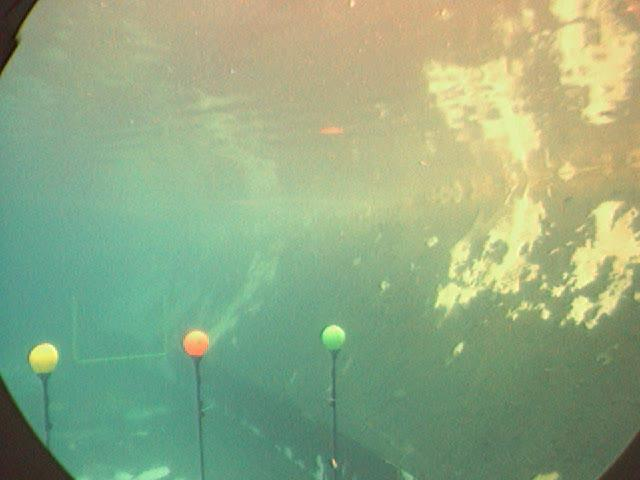
#> input picture Images/TestSet/Frames/004.jpg, 640 x 480 px; its folder holds only this picture in this run
$ python Segmentation_3D_GMM.py
#> lines starting #> are read from the running program, lines starting #| are printed output that depends on the picture; after the words box and inside, x2 and y2 are one past the last pixel; in counts of white or black regions, pixels touching at a corner belong together
import cv2
import numpy as np
import glob
from scipy.stats import multivariate_normal
import copy

def getEllipse(mask):
    processed = mask.astype(np.uint8)
    processed = cv2.blur(processed, (5, 5))
    ret, thresh = cv2.threshold(processed, 50, 255, cv2.THRESH_BINARY)
    contours, hierarchy = cv2.findContours(thresh, cv2.RETR_TREE, cv2.CHAIN_APPROX_SIMPLE)
    ellipses = []
    for cnt in contours:
        if cv2.contourArea(cnt) > 250 and cv2.contourArea(cnt) < 4000:
            ellipses.append( cv2.fitEllipse(cnt))
    outEllipse = []
    for ell in ellipses:
        (x,y),(MA,ma),angle = ell
        if abs(MA/ma-1) <0.3:
            outEllipse.append(ell)
    return outEllipse

def filterHighestPDF(prob,threshold):
    p = prob.reshape((prob.shape[0]*prob.shape[1],prob.shape[2]))
    q = np.multiply(p,p>threshold)
    b = np.multiply(q>0, np.equal(q, np.max(q, axis=-1, keepdims = True)))*255
    c = b.reshape((prob.shape[0],prob.shape[1],prob.shape[2]))
#    cv2.imshow("test",c)
    return c

testFrames = "Images/TestSet/Frames"
for file in glob.glob(f"{testFrames}/*.jpg"):
    inputImage = cv2.imread(file)
#> inputImage is the input picture: shape (480, 640, 3); mean B, G, R 130.6, 169.4, 145.5
    frame = np.zeros((inputImage.shape[0], inputImage.shape[1],3))
    frame[:,:,0] = inputImage[:,:,0]
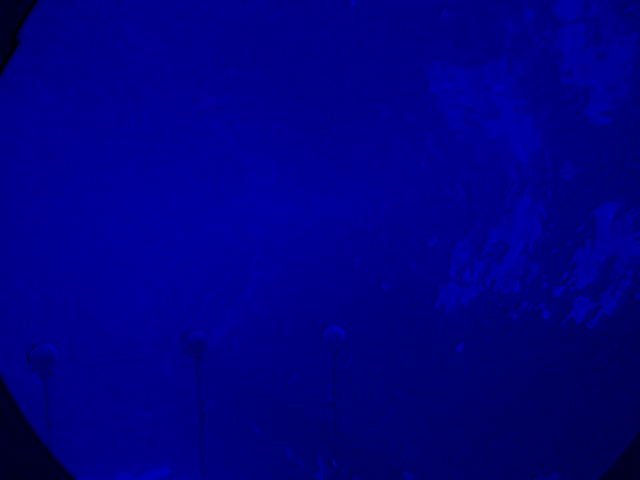
#> frame: shape (480, 640, 3) float64; mean B, G, R 130.6, 0, 0
    frame[:,:,1] = inputImage[:,:,1]
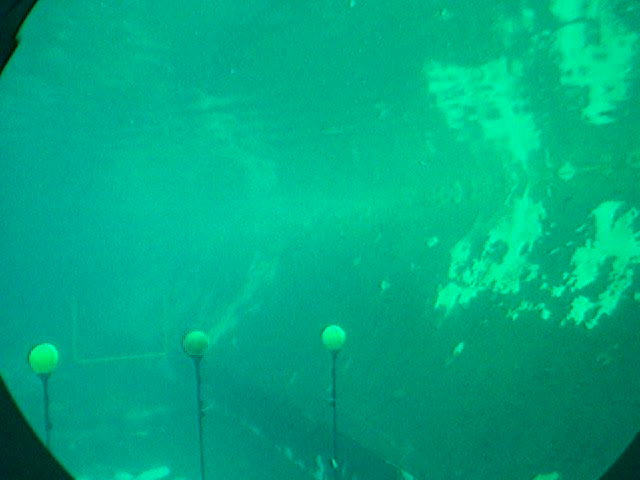
#> frame: shape (480, 640, 3) float64; mean B, G, R 130.6, 169.4, 0
    frame[:,:,2] = inputImage[:,:,2]
    ## Order of Probabilities - green, red

    # For redBuoy1
    mean = np.array([ 81.79013503 , 141.08707121 , 253.25509747])
    cov = np.array([[256.35623751, 240.03100862,  -6.07034588],
       [240.03100862, 345.82123082, -11.25744928],
       [ -6.07034588, -11.25744928,   3.55587709]])
    ProbRB1 = multivariate_normal.pdf(frame, mean, cov)

    # For redBuoy2
    mean = np.array( [127.82256059 , 181.07202587 , 227.562899  ])
    cov = np.array([[ 807.28375841,  955.03284211,  -53.89916286],
       [ 955.03284211, 1322.46673621,   70.550918  ],
       [ -53.89916286,   70.550918  ,  483.35601928]])
    ProbRB2 = multivariate_normal.pdf(frame, mean, cov)

    # For redBuoy3
    mean = np.array( [118.93331116 , 203.23501071 , 239.5673932 ])
    cov = np.array([[ 483.64111335,  544.66624877, -144.76307453],
       [ 544.66624877,  745.64837677, -192.50690473],
       [-144.76307453, -192.50690473,   65.81344721]])
    ProbRB3 = multivariate_normal.pdf(frame, mean, cov)

    ProbRB = ProbRB1 + ProbRB2 + ProbRB3

    # For Green1
    mean = np.array([112.05003011 , 183.18656764 , 103.53271839])
    cov = np.array([[ 98.18729895, 128.48175019, 111.23031125],
       [128.48175019, 372.47086917, 237.17047113],
       [111.23031125, 237.17047113, 230.78640153]])
    ProbGB1 = multivariate_normal.pdf(frame, mean, cov)

    # For Green2
    mean = np.array([125.22320558 , 229.46544678 , 142.17248589])
    cov = np.array([[ 83.42004155, 109.12603316, 133.04099339],
       [109.12603316, 181.75339967, 209.44426981],
       [133.04099339, 209.44426981, 280.21373779]])
    ProbGB2 = multivariate_normal.pdf(frame, mean, cov)

    # For Green3
    mean = np.array([150.32076907 , 239.42616469 , 187.56685088])
    cov = np.array([[296.42463121, 109.06686387, 351.389052  ],
       [109.06686387, 138.29429843, 172.87515629],
       [351.389052  , 172.87515629, 653.94501523]])
    ProbGB3 = multivariate_normal.pdf(frame, mean, cov)

    ProbGB = ProbGB1 + ProbGB2 + ProbGB3

    # For yellowBuoy
    mean =  np.array([ 91.80577429 , 212.23157274 , 222.79794267])
    cov =np.array([[ 284.07052052,  100.38774394, -131.8461949 ],
       [ 100.38774394,  153.70950183,  110.31242709],
       [-131.8461949 ,  110.31242709,  354.51441495]])
    ProbYB = multivariate_normal.pdf(frame, mean, cov)


    # For Water1
    mean =  np.array([142.28733829 , 235.29220448 , 230.60909523])
    cov =np. array([[648.07214716,  -8.60508211, -32.46272246],
       [ -8.60508211,  41.25878113,  -9.85558692],
       [-32.46272246,  -9.85558692,  13.38085394]])
    ProbW1 = multivariate_normal.pdf(frame, mean, cov)

    # For Water2
    mean =  np.array([143.75613352 , 202.77981091 , 214.89774888])
    cov =np.array([[188.63396806, 266.05922201, 166.15702846],
       [266.05922201, 618.65997712, 483.76021496],
       [166.15702846, 483.76021496, 553.23286015]])
    ProbW2 = multivariate_normal.pdf(frame, mean, cov)

    # For Water3
    mean =  np.array([149.97339502 , 221.07885129 , 229.05863034])
    cov =np.array([[ 93.96794414, 101.92016779,  41.46286958],
       [101.92016779, 153.63250224,  53.94860116],
       [ 41.46286958,  53.94860116,  76.79155759]])
    ProbW3 = multivariate_normal.pdf(frame, mean, cov)

# =============================================================================
#     # best results with Add
#     ProbRB_final = ProbRB[:,:,0]+ProbRB[:,:,1]
#     ProbGB_final = ProbGB[:,:,0]+ProbGB[:,:,1]
#     ProbYB_final = ProbYB[:,:,0]+ProbYB[:,:,1]
# =============================================================================

    prob = np.zeros((frame.shape[0], frame.shape[1],4))

    prob[:,:,0] = ProbRB
    prob[:,:,1] = ProbGB
    prob[:,:,2] = ProbYB
#    prob[:,:,3] = ProbW1
#    prob[:,:,4] = ProbW2
    prob[:,:,3] = ProbW3*0.99


    # best results with Multiply
    rgy = filterHighestPDF(prob,1e-15) #-15
#> in filterHighestPDF, `c = b.reshape((prob.shape[0],prob.shape[1],prob.shape[2]))`:
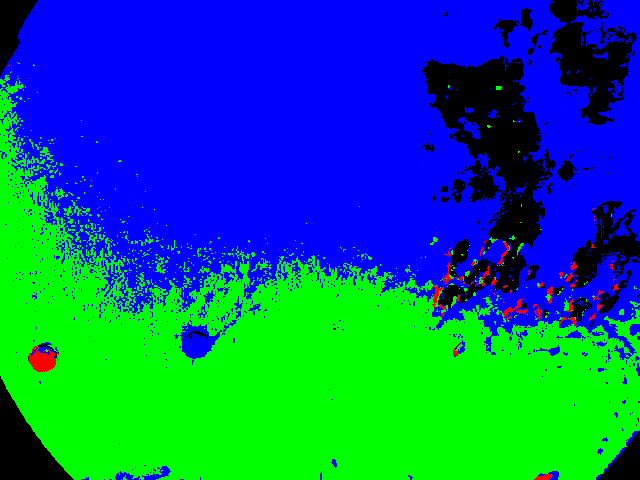
#> c: shape (480, 640, 4) int64; mean of channels 0, 1, 2, 3 128.2, 99.4, 1.4, 21.1; drawn as B, G, R


    redBuoySegement = cv2.bitwise_and(inputImage,inputImage,mask = rgy[:,:,0].astype(np.int8))
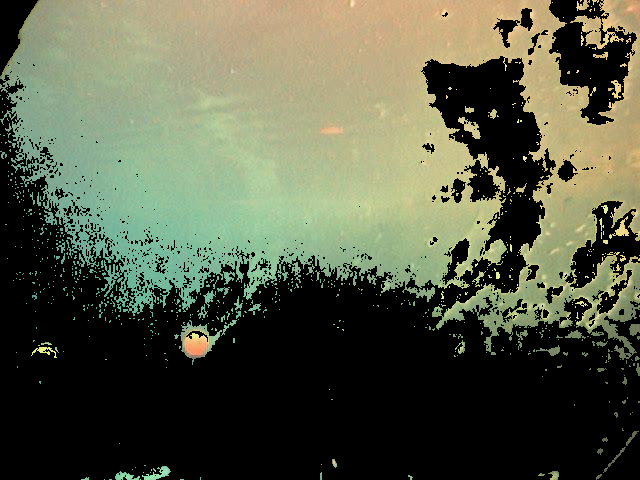
#> redBuoySegement: shape (480, 640, 3); mean B, G, R 69.8, 90.9, 85.9
    greenBuoySegment = cv2.bitwise_and(inputImage,inputImage,mask = rgy[:,:,1].astype(np.int8))
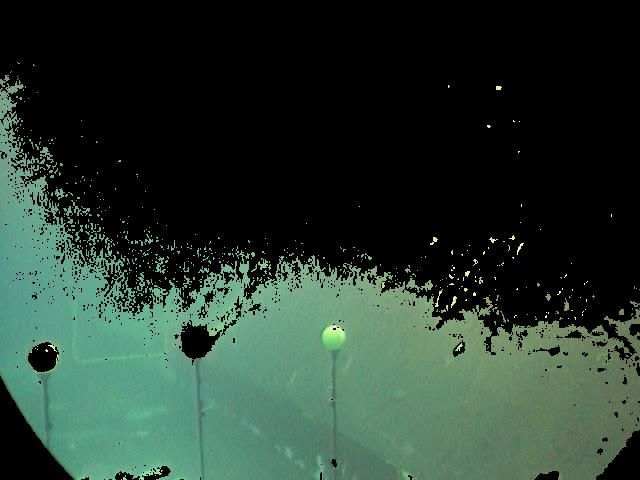
#> greenBuoySegment: shape (480, 640, 3); mean B, G, R 47.1, 58.3, 38.8
    yellowBuoySegment = cv2.bitwise_and(inputImage,inputImage,mask = rgy[:,:,2].astype(np.int8))

    W3Segment = cv2.bitwise_and(inputImage,inputImage,mask = rgy[:,:,3].astype(np.int8))

    # display segmented parts
#    cv2.imshow("redBw",redBuoySegement)
#    cv2.imshow("greenBw",greenBuoySegment)
#    cv2.imshow("YelowBw",yellowBuoySegment)
#
#    cv2.imshow("W3",W3Segment)

    # uncomment to display water mask
#    waterMask = cv2.add(rgy[:,:,5].astype(np.int8),
#                        rgy[:,:,3].astype(np.int8))
    waterMask = rgy[:,:,3].astype(np.int8)
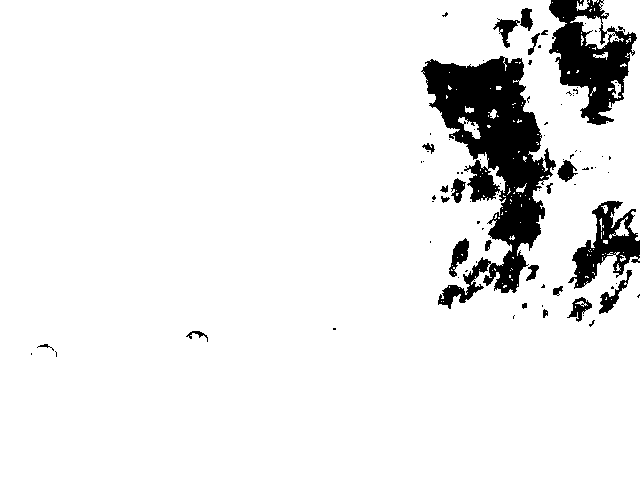
#> waterMask: shape (480, 640) int8; values -1 (black) and 0 (white), 91.7% white; 88 black regions (65 under 20 px), largest, box (x1, y1, x2, y2) and area: (421, 56, 556, 309) 14326, (549, 0, 637, 125) 5500, (568, 201, 640, 289) 2663
#    waterMask = cv2.add(waterMask,rgy[:,:,4].astype(np.int8))
    waterMask = cv2.bitwise_not(waterMask)
    waterRemoved = cv2.bitwise_and(inputImage,inputImage,mask = waterMask)

#    cv2.imshow("WaterRemove",waterRemoved)

    # For redBuoy1
    mean = np.array([127.82256002 , 181.07202472 , 227.56289837])
    cov = np.array([[ 807.28375488,  955.03283225,  -53.899162  ],
       [ 955.03283225, 1322.46671736,   70.55092402],
       [ -53.899162  ,   70.55092402,  483.35604698]])
    ProbRB1 = multivariate_normal.pdf(waterRemoved, mean, cov)

    # For redBuoy2
    mean = np.array( [118.93331162 , 203.23501096 , 239.56739312])
    cov = np.array([[ 483.64112128,  544.66625081, -144.76307495],
       [ 544.66625081,  745.64837658, -192.5069043 ],
       [-144.76307495, -192.5069043 ,   65.81344725]])
    ProbRB2 = multivariate_normal.pdf(waterRemoved, mean, cov)

    # For redBuoy3
    mean = np.array([ 81.79013503 , 141.08707128 , 253.25509746])
    cov = np.array([[256.35623706, 240.03100881,  -6.07034587],
       [240.03100881, 345.82123242, -11.25744938],
       [ -6.07034587, -11.25744938,   3.5558771 ]])
    ProbRB3 = multivariate_normal.pdf(waterRemoved, mean, cov)

    PiRb = np.array([0.15828874, 0.38113269, 0.44139788])
    ProbRB = PiRb[0]*ProbRB1 + PiRb[1]*ProbRB2 + PiRb[2]*ProbRB3

    # For Green1
    mean = np.array([110.15586103 , 177.988079  ,  97.8360865 ])
    cov = np.array([[ 82.84302567, 106.35540435,  74.22384909],
       [106.35540435, 306.33086617, 154.3897207 ],
       [ 74.22384909, 154.3897207 , 118.64202382]])
    ProbGB1 = multivariate_normal.pdf(waterRemoved, mean, cov)

    # For Green2
    mean = np.array([124.00448114 , 217.39861905 , 136.44552769])
    cov = np.array([[135.27527716, 132.43005772, 186.54968698],
       [132.43005772, 361.10595221, 281.7120668 ],
       [186.54968698, 281.7120668 , 375.55342302]])
    ProbGB2 = multivariate_normal.pdf(waterRemoved, mean, cov)

    # For Green3
    mean = np.array( [152.97075593 , 244.63284543 , 194.2491698 ])
    cov = np.array([[269.37418864,  37.51788466, 286.85356749],
       [ 37.51788466,  38.57928137,  14.06820397],
       [286.85356749,  14.06820397, 491.56890665]])
    ProbGB3 = multivariate_normal.pdf(waterRemoved, mean, cov)

    PiGb = np.array([0.39978126, 0.38033716, 0.19886462])

    ProbGB = PiGb[0]*ProbGB1 + PiGb[1]*ProbGB2 + PiGb[2]*ProbGB3

    # For yellowBuoy1
    mean =  np.array([126.26019818 , 220.53188657 , 213.64088776])
    cov =np.array([[1309.02563182,  591.15305563,  206.03327097],
       [ 591.15305563,  456.16428276,  381.7748615 ],
       [ 206.03327097,  381.7748615 ,  656.20874119]])
    ProbYB1 = multivariate_normal.pdf(waterRemoved, mean, cov)

    # For yellowBuoy
    mean =  np.array([ 90.76317111 , 227.60531524 , 235.55071628])
    cov = np.array([[151.98932227,  97.19298225, -25.9326655 ],
       [ 97.19298225, 129.34471901, -25.94483159],
       [-25.9326655 , -25.94483159,  14.05785197]])
    ProbYB2 = multivariate_normal.pdf(waterRemoved, mean, cov)

    # For yellowBuoy
    mean =  np.array([142.1653417 , 239.86748964 , 228.92643902])
    cov =np.array([[743.10072833, -40.75966386, -33.70196675],
       [-40.75966386,   4.84762787,   1.89397787],
       [-33.70196675,   1.89397787,   7.39462613]])
    ProbYB3 = multivariate_normal.pdf(waterRemoved, mean, cov)

    PiYb = np.array([0.26255614, 0.2175131 , 0.50246477])

    ProbYB = PiYb[0]*ProbYB1 + PiYb[1]*ProbYB2 + PiYb[2]*ProbYB3

    prob = np.zeros((frame.shape[0], frame.shape[1],3))

    prob[:,:,0] = ProbRB
#> prob: shape (480, 640, 3) float64
    prob[:,:,1] = ProbGB
    prob[:,:,2] = ProbYB

    rgy2 = filterHighestPDF(prob,1e-6) #-20

    redBuoySegement = cv2.bitwise_and(inputImage,inputImage,mask = rgy2[:,:,0].astype(np.int8))
    greenBuoySegment = cv2.bitwise_and(inputImage,inputImage,mask = rgy2[:,:,1].astype(np.int8))
    yellowBuoySegment = cv2.bitwise_and(inputImage,inputImage,mask = rgy2[:,:,2].astype(np.int8))


    # uncomment to display segements
#    cv2.imshow("redBw",redBuoySegement)
#    cv2.imshow("greenBw",greenBuoySegment)
#    cv2.imshow("YelowBw",yellowBuoySegment)

    ellipseR = getEllipse(rgy2[:,:,0].astype(np.uint8))
#> in getEllipse, `processed = mask.astype(np.uint8)`:
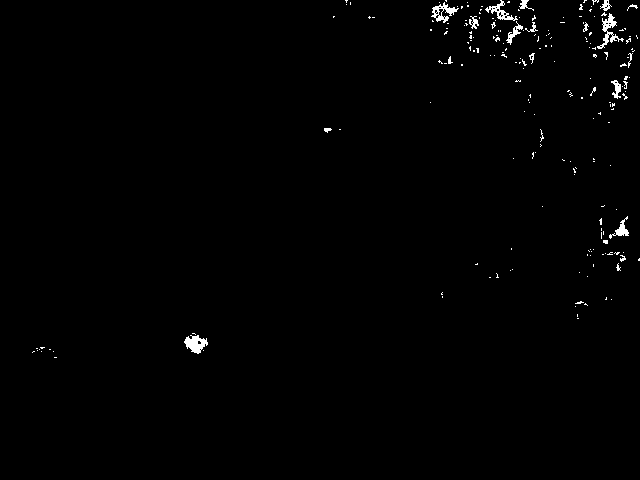
#> processed: shape (480, 640); 0.83% white; 204 white regions (186 under 20 px)
#> in getEllipse, `contours, hierarchy = cv2.findContours(thresh, cv2.RETR_TREE, cv2.CHAI..`: contours = 59 contours, 31 with area under 20; largest, box (x1, y1, x2, y2) and area: (484, 0, 538, 45) 636, (593, 0, 632, 51) 610, (431, 0, 464, 24) 396, (183, 333, 209, 355) 358, (611, 75, 629, 100) 264
#> the loop in getEllipse, `for cnt in contours:` made 59 passes
#> cnt on passes 1, 4, 6, 9, 15, 19, 24, 36, 42, 46, 47, 48: [[35, 349], [35, 350]], [[576, 316], [579, 316]], [[440, 294], [440, 295], [443, 295], [443, 294]], [[589, 253]], [[592, 159], [592, 160], [595, 160], [595, 159]], [[598, 112], [598, 114], [600, 114], [600, 112]], [[516, 79], [516, 82], [519, 82], [519, 79]], [[585, 39], [587, 39]], [[562, 20], [562, 24]], [[478, 11], [481, 11]], [[589, 8], [589, 11], [591, 11], [591, 8]], [[480, 8], [482, 8]]
#> after the loop in getEllipse, `for cnt in contours:`: ellipses = [((195.5, 343.3), (19.73, 24.46), 102.7), ((618.2, 231.6), (17.11, 33.91), 46.31), ((619.4, 87.48), (17.12, 24.92), 7.47), ((609.3, 28.35), (37.96, 45.2), 9.5), ((509.9, 20.66), (36.93, 50.01), 98.46), ((443.8, 11.6), (19.62, 32.67), 76.2)]
#> the loop in getEllipse, `for ell in ellipses:` made 6 passes
#> (x, y, MA, ma, angle) on passes 1 to 6: (195.5, 343.3, 19.73, 24.46, 102.7), (618.2, 231.6, 17.11, 33.91, 46.31), (619.4, 87.48, 17.12, 24.92, 7.47), (609.3, 28.35, 37.96, 45.2, 9.5), (509.9, 20.66, 36.93, 50.01, 98.46), (443.8, 11.6, 19.62, 32.67, 76.2)
#> after the loop in getEllipse, `for ell in ellipses:`: outEllipse = [((195.5, 343.3), (19.73, 24.46), 102.7), ((609.3, 28.35), (37.96, 45.2), 9.5), ((509.9, 20.66), (36.93, 50.01), 98.46)]
#> ellipseR has the same summary as outEllipse in getEllipse
    imageInputCp = copy.deepcopy(inputImage)
    for ell in ellipseR:
        cv2.ellipse(imageInputCp,ell,(0,0,255),5)
#> this loop made 3 passes

    ellipseG = getEllipse(rgy2[:,:,1].astype(np.uint8))
#> in getEllipse (call 2), `contours, hierarchy = cv2.findContours(thresh, cv2.RETR_TREE, cv2.CHAI..`: contours = 25 contours, 21 with area under 20; largest, box (x1, y1, x2, y2) and area: (317, 322, 347, 353) 622, (58, 458, 79, 480) 69, (450, 297, 457, 306) 30, (364, 404, 369, 412) 26
#> the loop in getEllipse (call 2), `for cnt in contours:` made 25 passes
#> cnt on passes 1, 5, 6, 7, 10, 19, 20: [[313, 479], [316, 479]], [[40, 436], [40, 437], [41, 437], [41, 436]], [[353, 429], [353, 431], [355, 431], [355, 429]], [[352, 412], [352, 415], [355, 415], [355, 412]], [[17, 402], [17, 403], [18, 403], [18, 402]], [[438, 292], [438, 294], [441, 294], [441, 292]], [[464, 288], [464, 291], [467, 291], [467, 288]]
#> the loop in getEllipse (call 2), `for ell in ellipses:` made 1 pass
#> (x, y, MA, ma, angle) on pass 1: (330.9, 337.9, 25.72, 31.56, 144.1)
#> ellipseG = [((330.9, 337.9), (25.72, 31.56), 144.1)]
    for ell in ellipseG:
        cv2.ellipse(imageInputCp,ell,(0,255,0),5)
#> this loop made 1 pass

    ellipseY = getEllipse(rgy2[:,:,2].astype(np.uint8))
#> in getEllipse (call 3), `contours, hierarchy = cv2.findContours(thresh, cv2.RETR_TREE, cv2.CHAI..`: contours = 28 contours, 12 with area under 20; largest, box (x1, y1, x2, y2) and area: (28, 345, 58, 369) 467, (447, 270, 468, 281) 82, (436, 286, 446, 301) 74, (472, 276, 485, 287) 71, (492, 268, 501, 283) 66
#> ellipseY = [((42.42, 356.5), (21.88, 27.89), 91.81)]
    for ell in ellipseY:
        cv2.ellipse(imageInputCp,ell,(0,255,255),5)
#> this loop made 1 pass
#> ell on pass 1: ((42.42, 356.5), (21.88, 27.89), 91.81)

    cv2.imshow("All",imageInputCp)

#    cv2.imshow("segment Red",temp )
#    cv2.imshow("segment Green", getConvexHull(greenBuoySegment))
#    cv2.imshow("segment Yellow", getConvexHull(yellowBuoySegment))

    if cv2.waitKey(1) & 0xFF == ord('q'):
#> (key q is pressed here)
        break
    if cv2.waitKey(10) & 0xFF == ord('s'):
        cv2.imwrite('waterMicham.png',waterRemoved)

cv2.waitKey(0)
cv2.destroyAllWindows()

$ run again, on Images/TestSet/Frames/013.jpg
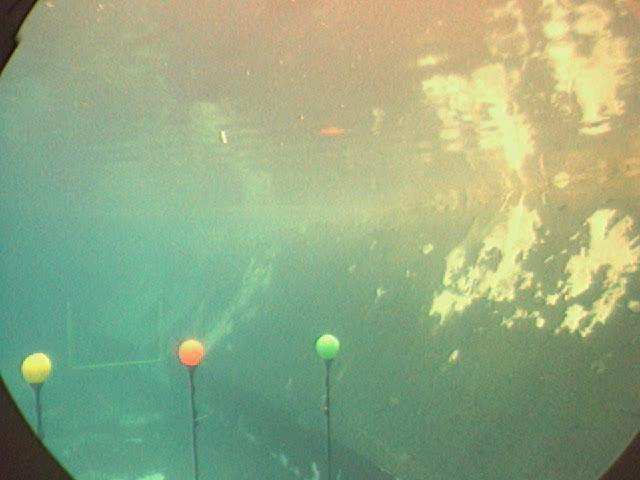
#> input picture Images/TestSet/Frames/013.jpg, 640 x 480 px
#> inputImage is the input picture: shape (480, 640, 3); mean B, G, R 130.4, 169.5, 147.5
#> `waterMask = rgy[:,:,3].astype(np.int8)`:
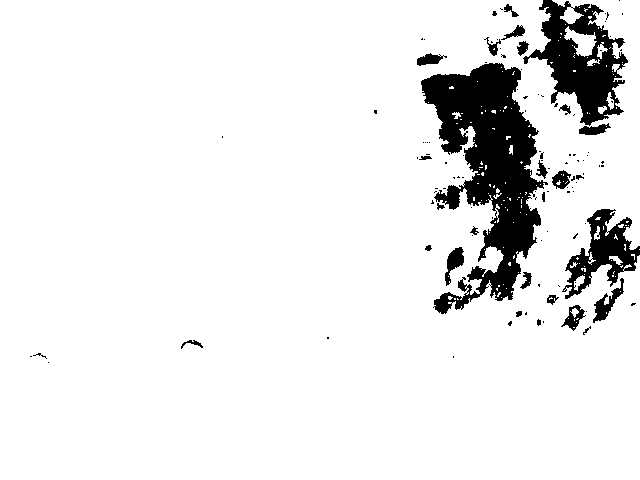
#> waterMask: shape (480, 640) int8; values -1 (black) and 0 (white), 91.4% white; 114 black regions (86 under 20 px), largest, box (x1, y1, x2, y2) and area: (421, 63, 548, 314) 14673, (523, 0, 628, 126) 5807, (562, 209, 640, 299) 2738
#> c: shape (480, 640, 3) int64
#> in getEllipse, `processed = mask.astype(np.uint8)`:
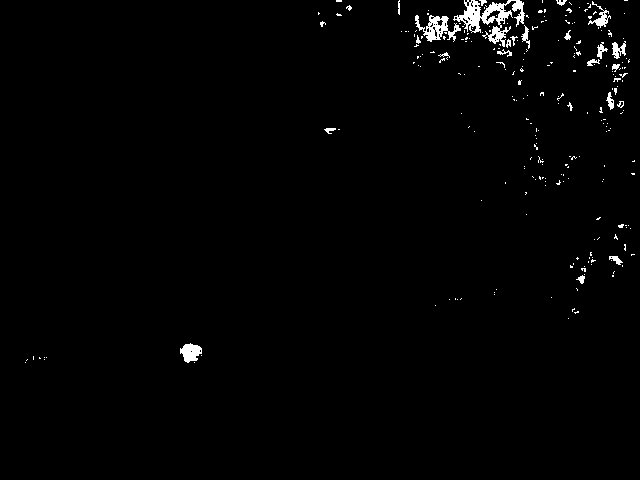
#> processed: shape (480, 640); 1.3% white; 250 white regions (226 under 20 px)
#> contours = 77 contours, 40 with area under 20; largest, box (x1, y1, x2, y2) and area: (413, 0, 537, 58) 3386, (584, 0, 612, 29) 388, (178, 342, 204, 364) 370, (586, 41, 609, 68) 224, (611, 41, 627, 60) 214
#> the loop in getEllipse, `for cnt in contours:` made 77 passes
#> cnt on passes 7, 9, 17, 22, 24, 25, 29, 35: [[576, 257], [576, 259], [578, 259], [578, 257]], [[632, 253], [632, 256], [633, 256], [633, 253]], [[631, 172], [631, 175], [634, 175], [634, 172]], [[536, 129], [536, 130], [538, 130], [538, 129]], [[605, 121]], [[603, 121]], [[514, 98]], [[512, 72], [512, 73], [514, 73], [514, 72]]
#> after the loop in getEllipse, `for cnt in contours:`: ellipses = [((190.3, 352.1), (20.69, 23.85), 80.87), ((597.3, 15.53), (21.98, 27.66), 136.9), ((474.5, 29.28), (55.7, 111.8), 87.18)]
#> the loop in getEllipse, `for ell in ellipses:` made 3 passes
#> (x, y, MA, ma, angle) on passes 1 to 3: (190.3, 352.1, 20.69, 23.85, 80.87), (597.3, 15.53, 21.98, 27.66, 136.9), (474.5, 29.28, 55.7, 111.8, 87.18)
#> after the loop in getEllipse, `for ell in ellipses:`: outEllipse = [((190.3, 352.1), (20.69, 23.85), 80.87), ((597.3, 15.53), (21.98, 27.66), 136.9)]
#> ellipseR has the same summary as outEllipse in getEllipse
#> the loop `for ell in ellipseR:` made 2 passes
#> contours = 20 contours, 13 with area under 20; largest, box (x1, y1, x2, y2) and area: (305, 332, 341, 362) 632, (332, 366, 340, 385) 74, (1, 374, 13, 392) 64, (63, 463, 78, 480) 54, (339, 363, 346, 370) 30, (15, 363, 21, 372) 28, (20, 406, 26, 414) 20
#> the loop in getEllipse (call 2), `for cnt in contours:` made 20 passes
#> cnt on passes 12, 14: [[22, 360]], [[309, 347], [310, 346], [311, 347], [310, 348]]
#> the loop in getEllipse (call 2), `for ell in ellipses:` made 1 pass
#> (x, y, MA, ma, angle) on pass 1: (324, 346.9, 25.8, 34.07, 109.8)
#> ellipseG = [((324, 346.9), (25.8, 34.07), 109.8)]
#> the loop `for ell in ellipseG:` made 1 pass
#> contours = 29 contours, 15 with area under 20; largest, box (x1, y1, x2, y2) and area: (21, 352, 52, 377) 499, (428, 288, 457, 318) 470, (434, 294, 453, 313) 196, (484, 281, 497, 300) 106, (592, 225, 602, 240) 82
#> ellipseY = [((35.58, 364.8), (23.01, 29.78), 77.94), ((442.3, 303.6), (23.1, 29.61), 40.76)]
#> the loop `for ell in ellipseY:` made 2 passes
#> ell on passes 1 to 2: ((35.58, 364.8), (23.01, 29.78), 77.94), ((442.3, 303.6), (23.1, 29.61), 40.76)
